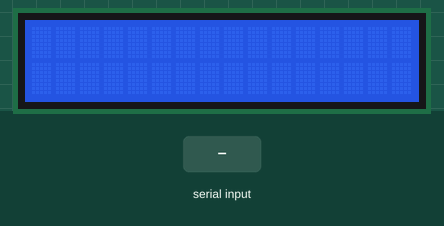
Simulated run of this sketch. Board: Arduino Uno, built with avr-gcc and run on an emulated ATmega328P. Shown: 16×2 character LCD. Inputs (shaded band) come from the test bench.

Above: at 1.2 s.
1.3 s: "1" received over Serial
At 2.1 s:
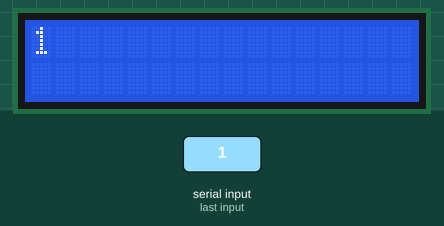
2.9 s: "0" received over Serial
At 3.4 s:
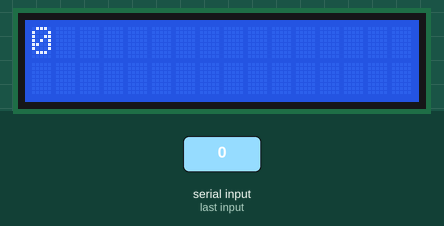
4.5 s: "2" received over Serial
At 5.8 s:
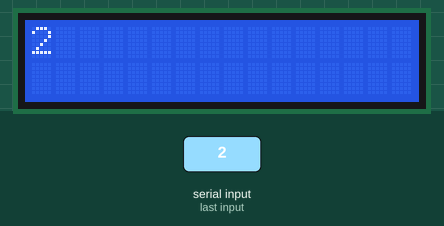
Timing chart, 0 to 7.5 s (numbered marks = the images above; inputs shaded):
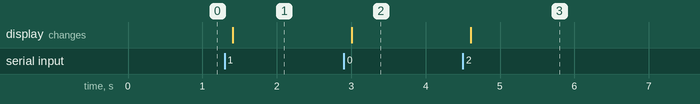

Measured:
- after the input at 1.3 s, the display: changes after 0.11 s (image 1)
- after the input at 2.9 s, the display: changes after 0.11 s (image 2)
- after the input at 4.5 s, the display: changes after 0.11 s (image 3)

The sketch:

LCDPython.ino
```cpp
#include <LiquidCrystal_I2C.h>

// initialize the library by associating any needed LCD interface pin
// with the arduino pin number it is connected to
LiquidCrystal_I2C lcd(0x27,16,2);

void setup() {
  // set up the LCD's number of columns and rows:
  lcd.begin(16, 2);
  // sets lcd's backlight to high
  lcd.setBacklight(HIGH);
  // initialize the serial communications:
  Serial.begin(9600);
}

void loop()
{
  // when characters arrive over the serial port...
  if (Serial.available()) {
    // wait a bit for the entire message to arrive
    delay(100);
    // clear the screen
    lcd.clear();
    // sets cursor to 0(col), 0(row)
    lcd.setCursor(0,0);
    // read all the available characters
    while (Serial.available() > 0) {
      // display each character to the LCD
         lcd.write(Serial.read());
    }
  }
}
```
